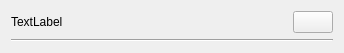
<?xml version="1.0" encoding="UTF-8"?>
<ui version="4.0">
 <class>Frame</class>
 <widget class="QFrame" name="Frame">
  <property name="geometry">
   <rect>
    <x>0</x>
    <y>0</y>
    <width>344</width>
    <height>53</height>
   </rect>
  </property>
  <property name="windowTitle">
   <string>Frame</string>
  </property>
  <layout class="QVBoxLayout" name="verticalLayout">
   <item>
    <layout class="QHBoxLayout" name="horizontalLayout">
     <item>
      <widget class="QLabel" name="label">
       <property name="text">
        <string>TextLabel</string>
       </property>
      </widget>
     </item>
     <item>
      <spacer name="horizontalSpacer">
       <property name="orientation">
        <enum>Qt::Horizontal</enum>
       </property>
       <property name="sizeHint" stdset="0">
        <size>
         <width>40</width>
         <height>20</height>
        </size>
       </property>
      </spacer>
     </item>
     <item>
      <widget class="QPushButton" name="run_btn">
       <property name="text">
        <string/>
       </property>
       <property name="icon">
        <iconset theme="computer"/>
       </property>
      </widget>
     </item>
    </layout>
   </item>
   <item>
    <widget class="Line" name="line">
     <property name="orientation">
      <enum>Qt::Horizontal</enum>
     </property>
    </widget>
   </item>
  </layout>
 </widget>
 <resources/>
 <connections/>
</ui>
